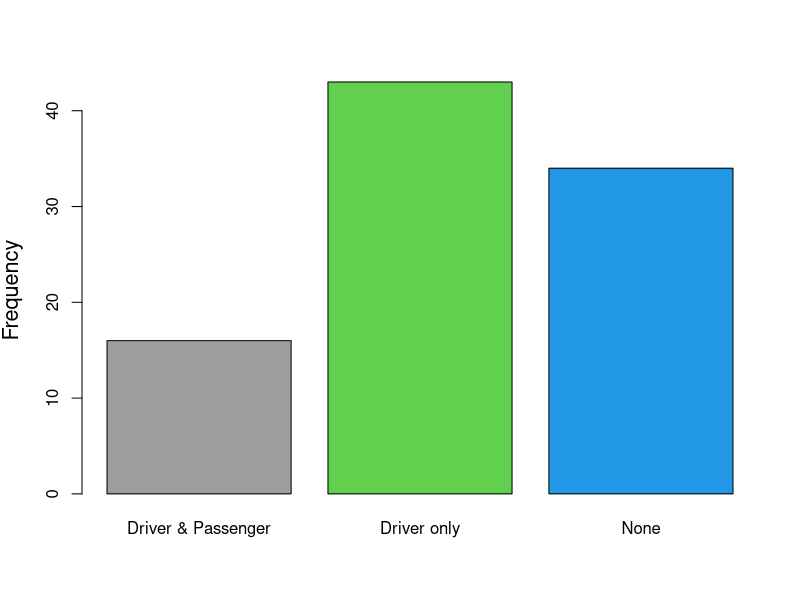
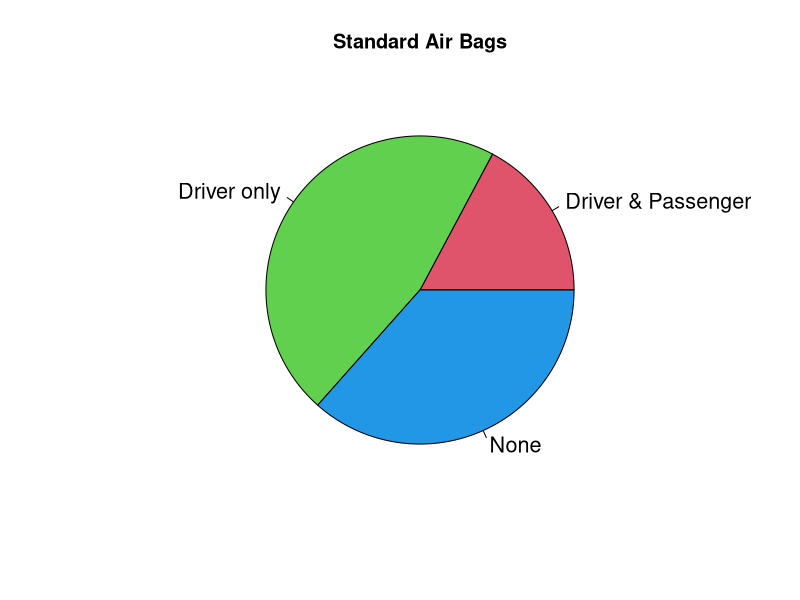
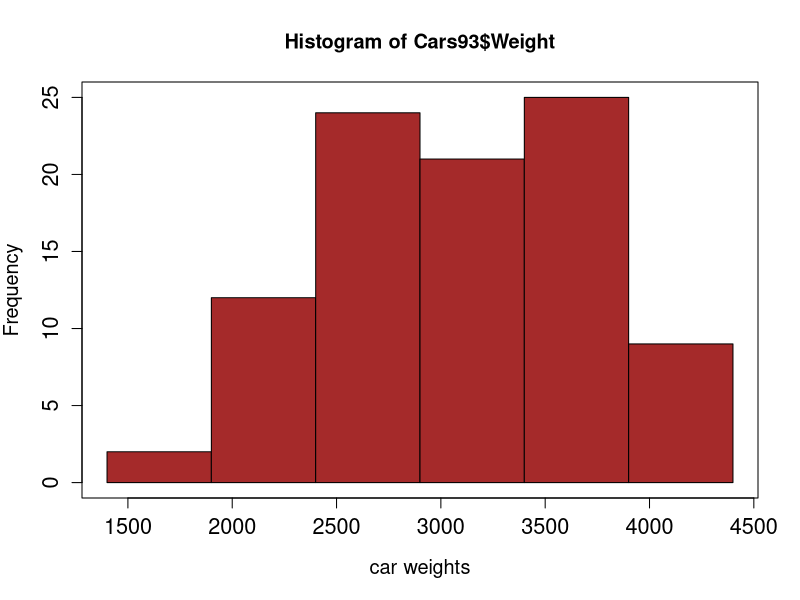
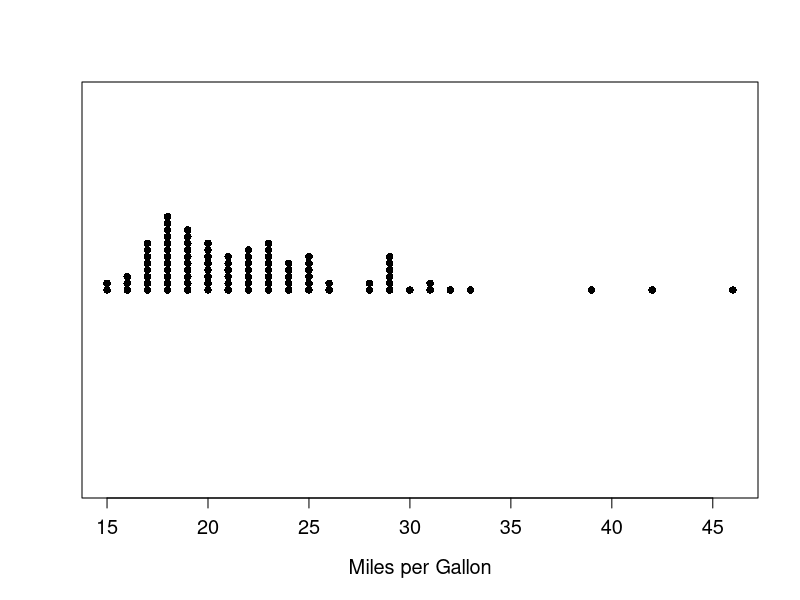

The R script that drew these images, in order:
# Packages/ Libraries in R Programming language are a set of R functions, compiled code, and sample data.

library("MASS")

??Cars93
# Show first 6 rows of the cars dataset
head(Cars93)

#Show the column names of the variables/ columns in the data
ls(Cars93)

# Get one column of the data
Cars93$Manufacturer

Cars93$Type

#We can use the table function to find the 
#frequency distribution for the standard airbag option

table(Cars93$AirBags)

#show total number of rows in the data set 
nrow(Cars93)

#Show number of columns in the data set
ncol(Cars93)

#We can use the table function to display the relative 
#frequency for the standard airbag option in the Cars93 
table(Cars93$AirBags)/nrow(Cars93)

# the round function rounds off any decimal to the number of decimals specified by the user
round(table(Cars93$AirBags)/nrow(Cars93),3)

# Bar graphs
barplot(table(Cars93$AirBags),ylab="Frequency",cex.lab=1.3,col=c(200,3,4))


#colors
colors()[1:40]

# Palette
palette()

# Pie Chart
pie(table(Cars93$AirBags),main="Standard Air Bags",col=c(2,3,4),cex=1.3)

ls(Cars93)

stem(Cars93$Weight)

hist(Cars93$Weight, breaks = seq(1400,4800,500), col="brown", xlab = "car weights", cex.lab=1.2,cex.axis=1.3 )
box()

stripchart(Cars93$MPG.city, method = "stack", pch=16,cex.axis = 1.2, cex.lab = 1.2, xlab = "Miles per Gallon")



mean(Cars93$MPG.city)
median(Cars93$MPG.city)
table(Cars93$MPG.city)
